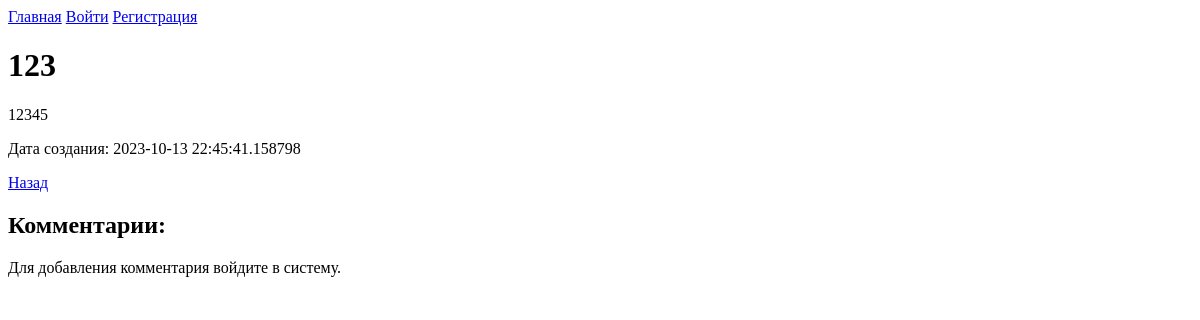
/post/1, run on an earlier commit of the app's database.
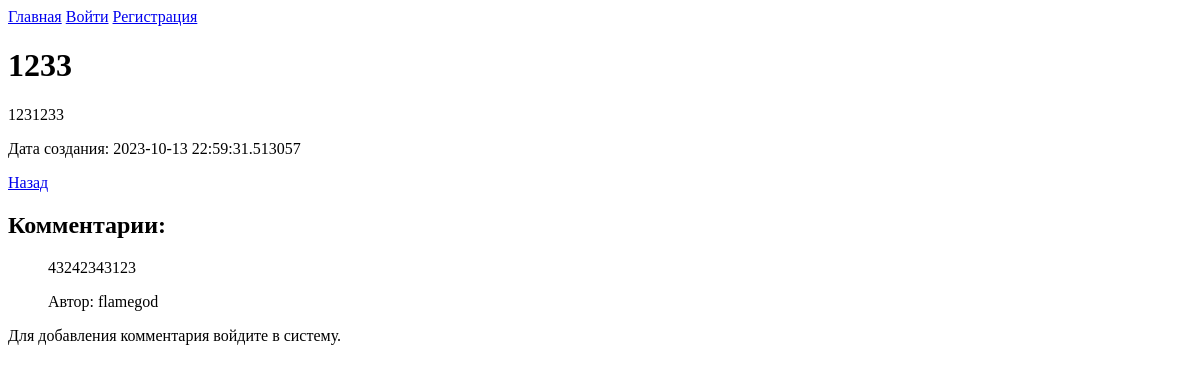
And on a later commit of the database.
### app/app_service.py (models this page shows)
class Post(db.Model):
    id = db.Column(db.Integer, primary_key=True)
    title = db.Column(db.String(100), nullable=False)
    content = db.Column(db.String(255), nullable=False)
    created_at = db.Column(db.DateTime, default=datetime.now)
    user_id = db.Column(db.Integer, db.ForeignKey('user.id'), nullable=False)
    author = db.relationship('User', backref='posts')
    comments = db.relationship('Comment', backref='post', lazy='dynamic')

class Comment(db.Model):
    id = db.Column(db.Integer, primary_key=True)
    text = db.Column(db.String(255), nullable=False)
    created_at = db.Column(db.DateTime, default=datetime.now)
    user_id = db.Column(db.Integer, db.ForeignKey('user.id'), nullable=False)
    post_id = db.Column(db.Integer, db.ForeignKey('post.id'), nullable=False)
    user = db.relationship('User', backref='comments')

class User(UserMixin, db.Model):
    id = db.Column(db.Integer, primary_key=True)
    username = db.Column(db.String(80), unique=True, nullable=False)
    email = db.Column(db.String(120), unique=True, nullable=False)
    password = db.Column(db.String(100), nullable=False)

### app/app_service.py (the view, shortened to what this page needs)
@app.route('/post/<int:post_id>', methods=['GET', 'POST'])
@limiter.limit("3 per second")
def view_post(post_id):
    post = Post.query.get(post_id)
    if not post:
        flash('Пост не найден.', 'error')
        return redirect(url_for('index'))
    comments = Comment.query.filter_by(post_id=post.id).all()
    users = User.query.all()  # Retrieve all users
    return render_template('view_post.html', title=f'{post.title}', post=post, comments=comments, users=users)

### app/templates/view_post.html (shortened to what this page needs)
{% extends 'base.html' %}
{% block content %}
    <head>
    </head>
    <h1>{{ post.title }}</h1>
    <p>{{ post.content }}</p>
    <p>Дата создания: {{ post.created_at }}</p>
    <a href="{{ url_for('index') }}" class="btn btn-primary">Назад</a>
    <h2>Комментарии:</h2>
    <ul>
        {% for comment in comments %}
            <div>
                <p>{{ comment.text }}</p>
                <p>Автор: {{ comment.user.username }}</p>
            </div>
        {% endfor %}
    </ul>
    {% if current_user.is_authenticated %}
        <form method="POST">
            <div>
                <label for="comment_text">Добавить комментарий:</label>
                <textarea id="comment_text" name="comment_text" rows="4" required></textarea>
            </div>
            <button type="submit">Отправить комментарий</button>
        </form>
    {% else %}
        <p>Для добавления комментария войдите в систему.</p>
    {% endif %}
{% endblock %}

### app/templates/base.html (shortened to what this page needs)
<!DOCTYPE html>
<html lang="ru">
<head>
    <link type="text/css" href="{{ url_for('static', filename='css/styles.css')}}" rel="stylesheet">
</head>
<body>
    <div>
        <div>
            <a href="/">Главная</a>
            {% if current_user.is_authenticated %}
                <a href="/new_post">Создать пост</a>
                <a href="/my_profile">Мой профиль</a>
                <a href="/logout">Выйти</a>
            {% else %}
                <a href="/login">Войти</a>
                <a href="/register">Регистрация</a>
            {% endif %}
        </div>
        <div>
            {% block content %}
            {% endblock %}
        </div>
    </div>
</body>
</html>

What changed in the data, as far as the page shows it:
changed Post: title "123" → "1233"; content "12345" → "1231233"; created_at "2023-10-13 22:45:41.158798" → "2023-10-13 22:59:31.513057"
added Comment: text "43242343123", user.username "flamegod"
